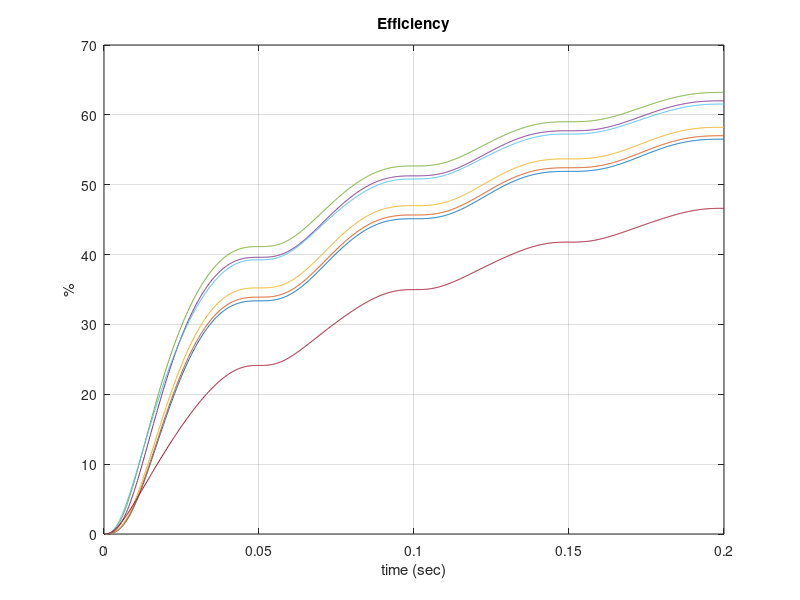

Write MATLAB code to recreate this figure.
%%%%%%%%%%%%%%%%%%%%%%%%%%%%%%%%%%%%%%%%%%%%%%%%%%%%%%%%%%%%%%%%%%
%%%%%%%%                 Initialisation                   %%%%%%%%
%%%%%%%%%%%%%%%%%%%%%%%%%%%%%%%%%%%%%%%%%%%%%%%%%%%%%%%%%%%%%%%%%%
Li = [500 470 400 200 100 50 10]*1e-6; % 470 uH
C=10e-3;  %10 mF
Rsw = 0.5;
%Vd=300e-3;  % 300 mV
Vt = 25.4e-3; % thermal voltage
Is = 2e-6; %leakeage current
Vip = 9;
f = 10;
T = 1/f;
W = 2*pi*f;
Vo = 0; % Vo initial =0
Ton = 25e-6;  %25 us
Tck = 200e-6;
%Tcki = [187.5 200 234.375 468.75 937.5 1875 9375]*1e-6;  %200 us

%% Input the simulation time

prompt = {'Enter simulation time in sec:'};
dlg_title = 'Input';
num_lines = 1;
defaultans = {'0.2'};
answer = inputdlg(prompt,dlg_title,num_lines,defaultans);
time = str2num(cell2mat(answer));

%% for sweep 
for j = 1:7
%Tck=Tcki(j);
N=round(time/Tck);  %t = N*Tck = 1000*200us = 200 ms


t = Tck*(1:N); %Horizontal axis scale
Vi = Vip*sin(W*t);
Vi = abs(Vi)/2;
%Vi = ones(1,N)*9;
%plot(t,Vi)
Ip = 0;
Irms = 0;
Vsw = 0;
Td = zeros(1,N);
V = zeros(1,N);
Eil = zeros(1,N);
Ei = zeros(1,N);
Ed = zeros(1,N);
Esw = zeros(1,N);
Esw1 = zeros(1,N);
%VD = zeros(1,N);
DeltaT = zeros(1,N);


L = Li(j);

%%%%%%%%%%%%%%%%%%%%%%%%%%%%%%%%%%%%%%%%%%%%%%%%%%%%%%%%%%%%%%%%%%
%%%%%%%%                    For loop                      %%%%%%%%
%%%%%%%%%%%%%%%%%%%%%%%%%%%%%%%%%%%%%%%%%%%%%%%%%%%%%%%%%%%%%%%%%%

for i = 1:(N-1) 
Ip = Vi(i)*Ton/(L+Rsw*Ton);
Iavg = Ip/2;
Vsw = Iavg*Rsw;
Vd = Vt*log(1+(Iavg/Is));
%VD(i+1)=Vd;
Ei(i+1) = Vi(i)*Iavg*Ton+Ei(i);
Eil(i+1) = L*(Ton*Vi(i))^2/(2*(L+Rsw*Ton)^2)+Eil(i);
Esw1(i+1) = 2*Rsw*Iavg^2*Ton+Esw1(i);
v=V(i);
v=(L*Ip^2)/(2*C*(v+Vd+Vsw))+v;
V(i+1) = v;
Td(i+1) = (L*Ip)/(Vd+v+Vsw);
Ed(i+1)=(Vd*Iavg)*Td(i+1)+Ed(i);
Esw(i+1) = Rsw*Iavg^2*Td(i+1)+Esw(i);
DeltaT(i) = Td(i)-Td(i+1);
end

%% Energy and efficiency calculaion
Eo = C/2*V.^2;
eff = 100*Eo./Eil;


%%%%%%%%%%%%%%%%%%%%%%%%%%%%%%%%%%%%%%%%%%%%%%%%%%%%%%%%%%%%%%%%%%
%%%%%%%%                      Plot                        %%%%%%%%
%%%%%%%%%%%%%%%%%%%%%%%%%%%%%%%%%%%%%%%%%%%%%%%%%%%%%%%%%%%%%%%%%%


%% Effieciency
plot(t,eff);
xlabel('time (sec)')
ylabel('%')
title('Efficiency');
grid on
hold on

end

hold off